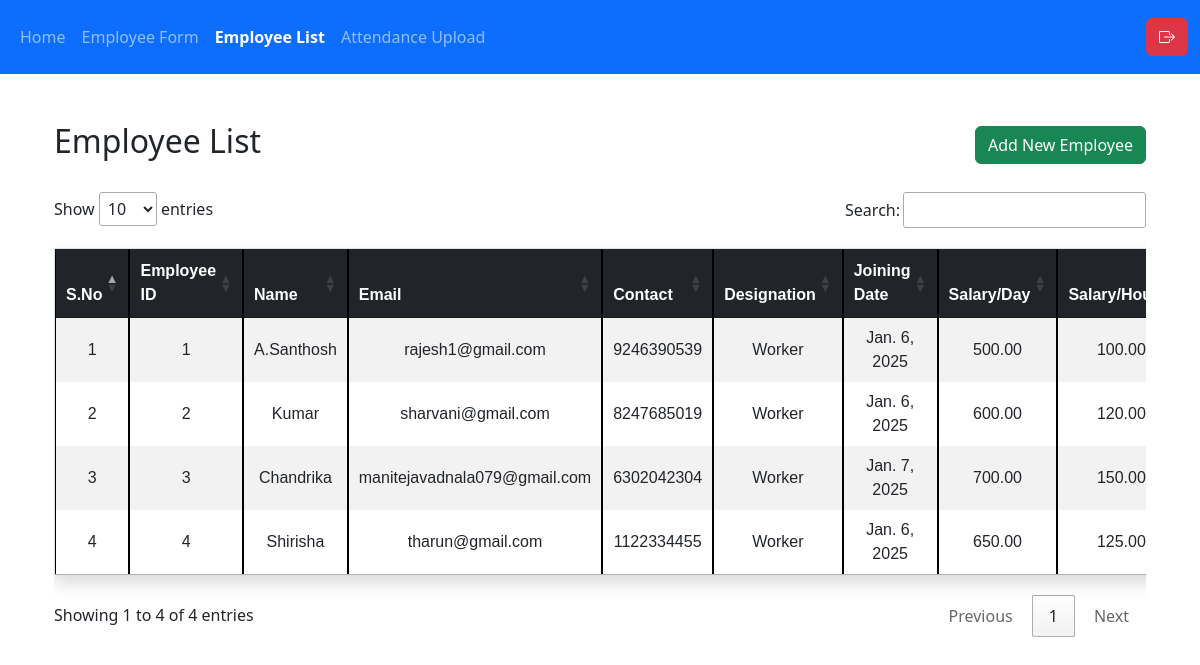
The app's page /employee-list/ (signed in) with its own data.
### bookstall/models.py (models this page shows, shortened)
class Employee(models.Model):
    name = models.CharField(max_length=100)
    employee_id = models.CharField(max_length=50,unique=True,default='unknown')
    email = models.EmailField(unique=True)
    contact = models.CharField(max_length=15)
    designation = models.CharField(max_length=50)
    joining_date = models.DateField()
    salary_per_day = models.DecimalField(max_digits=10, decimal_places=2,null=True)
    salary_per_hour = models.DecimalField(max_digits=10, decimal_places=2,null=True)
    early_logouts_late_logins = models.PositiveIntegerField(default=0)
    days_to_deduct = models.PositiveIntegerField(default=0)

### bookstall/employee_views.py (the view)
# urls.py: path('employee-list/', login_required(employee_views.employee_list_view), name='employee_list'),
def employee_list_view(request):
    employees = Employee.objects.all()
    return render(request, 'employee/employee_list.html', {'employees': employees})

### bookstall/templates/employee/employee_list.html (shortened to what this page needs)
{% extends 'base.html' %}
{% block content %}
<div class="container mt-4">
    <div class="d-flex justify-content-between align-items-center mb-4">
        <h2>Employee List</h2>
        <a href="{% url 'employee_form' %}" class="btn btn-success">Add New Employee</a>
    </div>
    <div class="table-responsive">
        <table id="employeeTable" class="table table-striped table-sm table-bordered shadow align-middle mb-3 ">
            <thead class="table-dark">
                <tr>
                    <th>S.No</th>
                    <th>Employee ID</th>
                    <th>Name</th>
                    <th>Email</th>
                    <th>Contact</th>
                    <th>Designation</th>
                    <th>Joining Date</th>
                    <th>Salary/Day</th>
                    <th>Salary/Hour</th>
                </tr>
            </thead>
            <tbody>
                {% for employee in employees %}
                <tr>
                    <td>{{ forloop.counter }}</td>
                    <td>{{ employee.employee_id }}</td>
                    <td>{{ employee.name }}</td>
                    <td>{{ employee.email }}</td>
                    <td>{{ employee.contact }}</td>
                    <td>{{ employee.designation }}</td>
                    <td>{{ employee.joining_date }}</td>
                    <td>{{ employee.salary_per_day }}</td>
                    <td>{{ employee.salary_per_hour }}</td>
                </tr>
                {% endfor %}
            </tbody>
        </table>
    </div>
</div>
<link href="https://cdnjs.cloudflare.com/ajax/libs/font-awesome/6.0.0-beta3/css/all.min.css" rel="stylesheet">
<link href="https://cdn.datatables.net/1.13.6/css/jquery.dataTables.min.css" rel="stylesheet">
{% endblock %}

### bookstall/templates/base.html (shortened to what this page needs)
<!DOCTYPE html>
<html lang="en">
<head>
    <link href="https://cdn.jsdelivr.net/npm/bootstrap@5.3.0/dist/css/bootstrap.min.css" rel="stylesheet">
    <link href="https://cdn.jsdelivr.net/npm/bootstrap-icons/font/bootstrap-icons.css" rel="stylesheet">
</head>
<body>
    <nav class="navbar navbar-expand-lg navbar-dark bg-primary">
        <div class="container-fluid">
            <div class="collapse navbar-collapse" id="navbarNav">
                <ul class="navbar-nav">
                    <li class="nav-item">
                        <a class="nav-link {% if request.resolver_match.url_name == 'index' %}active{% endif %}" href="{% url 'index' %}">Home</a>
                    </li>
                    <li class="nav-item">
                        <a class="nav-link {% if request.resolver_match.url_name == 'employee_form' %}active{% endif %}" href="{% url 'employee_form' %}">Employee Form</a>
                    </li>
                    <li class="nav-item">
                        <a class="nav-link {% if request.resolver_match.url_name == 'employee_list' %}active{% endif %}" href="{% url 'employee_list' %}">Employee List</a>
                    </li>
                    <li class="nav-item">
                        <a class="nav-link {% if request.resolver_match.url_name == 'attendance_upload' %}active{% endif %}" href="{% url 'attendance_upload' %}">Attendance Upload</a>
                    </li>
                </ul>
            </div>
            <div class="d-flex align-items-center">
                <form method="post" action="{% url 'logout' %}">
                    <button class="btn btn-danger" type="submit"title="Logout">
                        <i class="bi bi-box-arrow-right"></i>
                    </button>
                </form>
            </div>
        </div>
    </nav>
    <div class="container mt-5">
        {% block content %}
        {% endblock %}
    </div>
</body>
</html>

### bookstall/templates/base.html (style rules this page uses)
table { width: 100%; border-collapse: collapse; margin-top: 20px; box-shadow: 0 2px 5px rgba(0, 0, 0, 0.1); font-family: Arial, sans-serif; }
table, th, td { border: 1px solid black; }
th, td { padding: 12px; text-align: center; }
th { background-color: #f4f4f4; font-weight: bold; color: #333; }
tbody tr { transition: all 0.3s ease; }
button { margin: 10px 0; padding: 8px 16px; background-color: #28a745; color: #fff; border: none; cursor: pointer; }
.nav-link.active { font-weight: bold; color: #fff !important; }

### records on screen
Employee: employee_id "1", name "A.Santhosh", email "rajesh1@gmail.com", contact "9246390539", designation "Worker", joining_date "Jan. 6, 2025", salary_per_day "500.00", salary_per_hour "100.00"
Employee: employee_id "2", name "Kumar", email "sharvani@gmail.com", contact "8247685019", designation "Worker", joining_date "Jan. 6, 2025", salary_per_day "600.00", salary_per_hour "120.00"
Employee: employee_id "3", name "Chandrika", email "manitejavadnala079@gmail.com", contact "6302042304", designation "Worker", joining_date "Jan. 7, 2025", salary_per_day "700.00", salary_per_hour "150.00"
Employee: employee_id "4", name "Shirisha", email "tharun@gmail.com", contact "1122334455", designation "Worker", joining_date "Jan. 6, 2025", salary_per_day "650.00", salary_per_hour "125.00"
